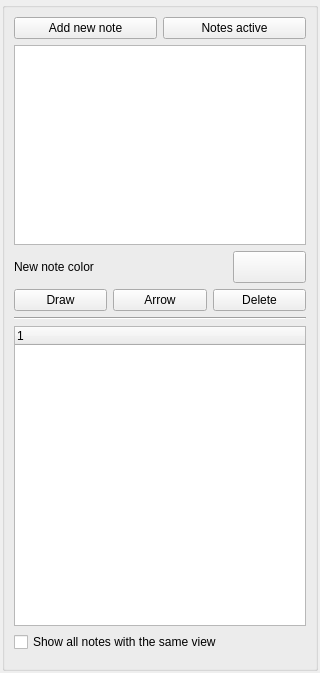
<?xml version="1.0" encoding="UTF-8"?>
<ui version="4.0">
 <class>CNotesPluginPanel</class>
 <widget class="QWidget" name="CNotesPluginPanel">
  <property name="geometry">
   <rect>
    <x>0</x>
    <y>0</y>
    <width>320</width>
    <height>673</height>
   </rect>
  </property>
  <property name="windowTitle">
   <string>Notes</string>
  </property>
  <layout class="QVBoxLayout" name="verticalLayout">
   <property name="spacing">
    <number>0</number>
   </property>
   <property name="leftMargin">
    <number>2</number>
   </property>
   <property name="topMargin">
    <number>2</number>
   </property>
   <property name="rightMargin">
    <number>2</number>
   </property>
   <property name="bottomMargin">
    <number>2</number>
   </property>
   <item>
    <widget class="QGroupBox" name="groupBox">
     <property name="sizePolicy">
      <sizepolicy hsizetype="Expanding" vsizetype="Expanding">
       <horstretch>0</horstretch>
       <verstretch>0</verstretch>
      </sizepolicy>
     </property>
     <property name="sizeIncrement">
      <size>
       <width>0</width>
       <height>0</height>
      </size>
     </property>
     <property name="title">
      <string/>
     </property>
     <layout class="QVBoxLayout" name="verticalLayout_2">
      <item>
       <layout class="QHBoxLayout" name="horizontalLayout">
        <item>
         <widget class="QPushButton" name="addNewNoteButton">
          <property name="sizePolicy">
           <sizepolicy hsizetype="Minimum" vsizetype="Preferred">
            <horstretch>0</horstretch>
            <verstretch>0</verstretch>
           </sizepolicy>
          </property>
          <property name="text">
           <string>Add new note</string>
          </property>
         </widget>
        </item>
        <item>
         <widget class="QPushButton" name="notesActivePushButton">
          <property name="sizePolicy">
           <sizepolicy hsizetype="Minimum" vsizetype="Preferred">
            <horstretch>0</horstretch>
            <verstretch>0</verstretch>
           </sizepolicy>
          </property>
          <property name="minimumSize">
           <size>
            <width>0</width>
            <height>0</height>
           </size>
          </property>
          <property name="text">
           <string>Notes active</string>
          </property>
          <property name="checkable">
           <bool>true</bool>
          </property>
         </widget>
        </item>
       </layout>
      </item>
      <item>
       <widget class="QTextEdit" name="noteText">
        <property name="enabled">
         <bool>true</bool>
        </property>
        <property name="minimumSize">
         <size>
          <width>0</width>
          <height>200</height>
         </size>
        </property>
        <property name="maximumSize">
         <size>
          <width>16777215</width>
          <height>200</height>
         </size>
        </property>
        <property name="locale">
         <locale language="English" country="UnitedStates"/>
        </property>
        <property name="frameShape">
         <enum>QFrame::StyledPanel</enum>
        </property>
        <property name="frameShadow">
         <enum>QFrame::Sunken</enum>
        </property>
        <property name="lineWidth">
         <number>1</number>
        </property>
        <property name="midLineWidth">
         <number>0</number>
        </property>
        <property name="html">
         <string>&lt;!DOCTYPE HTML PUBLIC &quot;-//W3C//DTD HTML 4.0//EN&quot; &quot;http://www.w3.org/TR/REC-html40/strict.dtd&quot;&gt;
&lt;html&gt;&lt;head&gt;&lt;meta name=&quot;qrichtext&quot; content=&quot;1&quot; /&gt;&lt;style type=&quot;text/css&quot;&gt;
p, li { white-space: pre-wrap; }
&lt;/style&gt;&lt;/head&gt;&lt;body style=&quot; font-family:'MS Shell Dlg 2'; font-size:8.25pt; font-weight:400; font-style:normal;&quot;&gt;
&lt;p style=&quot;-qt-paragraph-type:empty; margin-top:0px; margin-bottom:0px; margin-left:0px; margin-right:0px; -qt-block-indent:0; text-indent:0px; font-size:8pt;&quot;&gt;&lt;br /&gt;&lt;/p&gt;&lt;/body&gt;&lt;/html&gt;</string>
        </property>
       </widget>
      </item>
      <item>
       <layout class="QHBoxLayout" name="horizontalLayout_3" stretch="3,1">
        <property name="spacing">
         <number>0</number>
        </property>
        <item>
         <widget class="QLabel" name="strokeColorLabel">
          <property name="text">
           <string>New note color</string>
          </property>
         </widget>
        </item>
        <item>
         <widget class="QPushButton" name="colorSelectorButton">
          <property name="minimumSize">
           <size>
            <width>0</width>
            <height>32</height>
           </size>
          </property>
          <property name="maximumSize">
           <size>
            <width>16777215</width>
            <height>32</height>
           </size>
          </property>
          <property name="autoFillBackground">
           <bool>false</bool>
          </property>
          <property name="styleSheet">
           <string notr="true"/>
          </property>
          <property name="text">
           <string/>
          </property>
         </widget>
        </item>
       </layout>
      </item>
      <item>
       <layout class="QHBoxLayout" name="horizontalLayout_2">
        <item>
         <widget class="QPushButton" name="drawPushButton">
          <property name="text">
           <string>Draw</string>
          </property>
          <property name="icon">
           <iconset resource="notesplugin.qrc">
            <normaloff>:/svg/svg/tool_brush.svg</normaloff>:/svg/svg/tool_brush.svg</iconset>
          </property>
          <property name="checkable">
           <bool>true</bool>
          </property>
         </widget>
        </item>
        <item>
         <widget class="QPushButton" name="drawArrowPushButton">
          <property name="text">
           <string>Arrow</string>
          </property>
          <property name="icon">
           <iconset resource="notesplugin.qrc">
            <normaloff>:/svg/svg/arrow.svg</normaloff>:/svg/svg/arrow.svg</iconset>
          </property>
          <property name="checkable">
           <bool>true</bool>
          </property>
         </widget>
        </item>
        <item>
         <widget class="QPushButton" name="deleteLinePushButton">
          <property name="text">
           <string>Delete</string>
          </property>
          <property name="icon">
           <iconset resource="notesplugin.qrc">
            <normaloff>:/svg/svg/tool_eraser.svg</normaloff>:/svg/svg/tool_eraser.svg</iconset>
          </property>
          <property name="checkable">
           <bool>true</bool>
          </property>
         </widget>
        </item>
       </layout>
      </item>
      <item>
       <widget class="Line" name="line">
        <property name="orientation">
         <enum>Qt::Horizontal</enum>
        </property>
       </widget>
      </item>
      <item>
       <widget class="QTreeWidget" name="noteTree">
        <property name="minimumSize">
         <size>
          <width>0</width>
          <height>300</height>
         </size>
        </property>
        <property name="horizontalScrollBarPolicy">
         <enum>Qt::ScrollBarAlwaysOff</enum>
        </property>
        <property name="indentation">
         <number>0</number>
        </property>
        <property name="rootIsDecorated">
         <bool>false</bool>
        </property>
        <property name="uniformRowHeights">
         <bool>true</bool>
        </property>
        <property name="itemsExpandable">
         <bool>false</bool>
        </property>
        <column>
         <property name="text">
          <string notr="true">1</string>
         </property>
        </column>
       </widget>
      </item>
      <item>
       <layout class="QHBoxLayout" name="horizontalLayout_4">
        <item>
         <widget class="QCheckBox" name="showSimilarCheckBox">
          <property name="text">
           <string>Show all notes with the same view</string>
          </property>
         </widget>
        </item>
       </layout>
      </item>
      <item>
       <spacer name="verticalSpacer_5">
        <property name="orientation">
         <enum>Qt::Vertical</enum>
        </property>
        <property name="sizeHint" stdset="0">
         <size>
          <width>20</width>
          <height>40</height>
         </size>
        </property>
       </spacer>
      </item>
     </layout>
     <zorder>noteText</zorder>
     <zorder>line</zorder>
     <zorder>verticalSpacer_5</zorder>
     <zorder>noteTree</zorder>
     <zorder></zorder>
     <zorder></zorder>
    </widget>
   </item>
  </layout>
 </widget>
 <resources>
  <include location="notesplugin.qrc"/>
 </resources>
 <connections/>
</ui>
